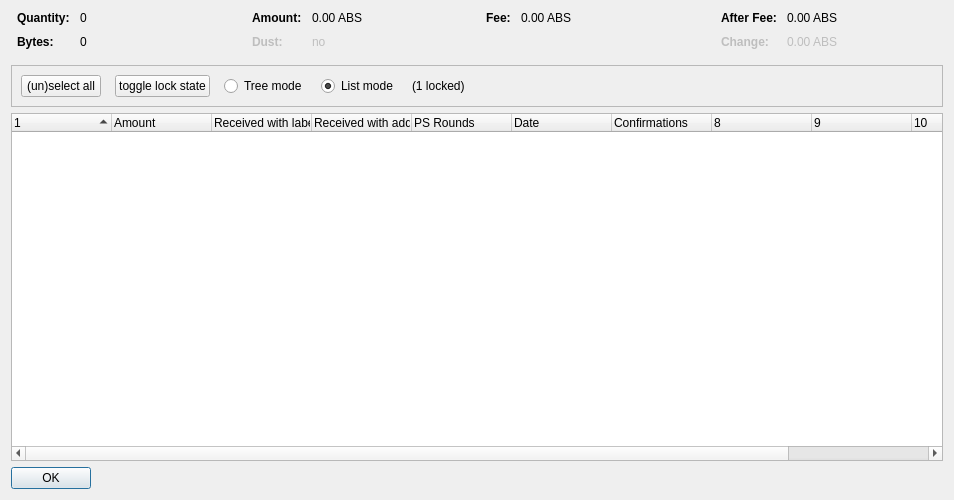
<?xml version="1.0" encoding="UTF-8"?>
<ui version="4.0">
 <class>CoinControlDialog</class>
 <widget class="QDialog" name="CoinControlDialog">
  <property name="geometry">
   <rect>
    <x>0</x>
    <y>0</y>
    <width>954</width>
    <height>500</height>
   </rect>
  </property>
  <property name="windowTitle">
   <string>Coin Selection</string>
  </property>
  <layout class="QVBoxLayout" name="verticalLayout">
   <item>
    <layout class="QHBoxLayout" name="horizontalLayoutTop" stretch="0,0,0,0">
     <property name="topMargin">
      <number>0</number>
     </property>
     <property name="bottomMargin">
      <number>10</number>
     </property>
     <item>
      <layout class="QFormLayout" name="formLayoutCoinControl1">
       <property name="horizontalSpacing">
        <number>10</number>
       </property>
       <property name="verticalSpacing">
        <number>10</number>
       </property>
       <property name="leftMargin">
        <number>6</number>
       </property>
       <property name="rightMargin">
        <number>6</number>
       </property>
       <item row="0" column="0">
        <widget class="QLabel" name="labelCoinControlQuantityText">
         <property name="font">
          <font>
           <weight>75</weight>
           <bold>true</bold>
          </font>
         </property>
         <property name="text">
          <string>Quantity:</string>
         </property>
        </widget>
       </item>
       <item row="0" column="1">
        <widget class="QLabel" name="labelCoinControlQuantity">
         <property name="cursor">
          <cursorShape>IBeamCursor</cursorShape>
         </property>
         <property name="contextMenuPolicy">
          <enum>Qt::ActionsContextMenu</enum>
         </property>
         <property name="text">
          <string notr="true">0</string>
         </property>
         <property name="textInteractionFlags">
          <set>Qt::LinksAccessibleByMouse|Qt::TextSelectableByKeyboard|Qt::TextSelectableByMouse</set>
         </property>
        </widget>
       </item>
       <item row="1" column="0">
        <widget class="QLabel" name="labelCoinControlBytesText">
         <property name="font">
          <font>
           <weight>75</weight>
           <bold>true</bold>
          </font>
         </property>
         <property name="text">
          <string>Bytes:</string>
         </property>
        </widget>
       </item>
       <item row="1" column="1">
        <widget class="QLabel" name="labelCoinControlBytes">
         <property name="cursor">
          <cursorShape>IBeamCursor</cursorShape>
         </property>
         <property name="contextMenuPolicy">
          <enum>Qt::ActionsContextMenu</enum>
         </property>
         <property name="text">
          <string notr="true">0</string>
         </property>
         <property name="textInteractionFlags">
          <set>Qt::LinksAccessibleByMouse|Qt::TextSelectableByKeyboard|Qt::TextSelectableByMouse</set>
         </property>
        </widget>
       </item>
      </layout>
     </item>
     <item>
      <layout class="QFormLayout" name="formLayoutCoinControl2">
       <property name="horizontalSpacing">
        <number>10</number>
       </property>
       <property name="verticalSpacing">
        <number>10</number>
       </property>
       <property name="leftMargin">
        <number>6</number>
       </property>
       <property name="rightMargin">
        <number>6</number>
       </property>
       <item row="0" column="0">
        <widget class="QLabel" name="labelCoinControlAmountText">
         <property name="font">
          <font>
           <weight>75</weight>
           <bold>true</bold>
          </font>
         </property>
         <property name="text">
          <string>Amount:</string>
         </property>
        </widget>
       </item>
       <item row="0" column="1">
        <widget class="QLabel" name="labelCoinControlAmount">
         <property name="cursor">
          <cursorShape>IBeamCursor</cursorShape>
         </property>
         <property name="contextMenuPolicy">
          <enum>Qt::ActionsContextMenu</enum>
         </property>
         <property name="text">
          <string notr="true">0.00 ABS</string>
         </property>
         <property name="textInteractionFlags">
          <set>Qt::LinksAccessibleByMouse|Qt::TextSelectableByKeyboard|Qt::TextSelectableByMouse</set>
         </property>
        </widget>
       </item>
       <item row="1" column="0">
        <widget class="QLabel" name="labelCoinControlLowOutputText">
         <property name="enabled">
          <bool>false</bool>
         </property>
         <property name="font">
          <font>
           <weight>75</weight>
           <bold>true</bold>
          </font>
         </property>
         <property name="text">
          <string>Dust:</string>
         </property>
        </widget>
       </item>
       <item row="1" column="1">
        <widget class="QLabel" name="labelCoinControlLowOutput">
         <property name="enabled">
          <bool>false</bool>
         </property>
         <property name="cursor">
          <cursorShape>IBeamCursor</cursorShape>
         </property>
         <property name="contextMenuPolicy">
          <enum>Qt::ActionsContextMenu</enum>
         </property>
         <property name="text">
          <string notr="true">no</string>
         </property>
         <property name="textInteractionFlags">
          <set>Qt::LinksAccessibleByMouse|Qt::TextSelectableByKeyboard|Qt::TextSelectableByMouse</set>
         </property>
        </widget>
       </item>
      </layout>
     </item>
     <item>
      <layout class="QFormLayout" name="formLayoutCoinControl3">
       <property name="horizontalSpacing">
        <number>10</number>
       </property>
       <property name="verticalSpacing">
        <number>10</number>
       </property>
       <property name="leftMargin">
        <number>6</number>
       </property>
       <property name="rightMargin">
        <number>6</number>
       </property>
       <item row="0" column="0">
        <widget class="QLabel" name="labelCoinControlFeeText">
         <property name="font">
          <font>
           <weight>75</weight>
           <bold>true</bold>
          </font>
         </property>
         <property name="text">
          <string>Fee:</string>
         </property>
        </widget>
       </item>
       <item row="0" column="1">
        <widget class="QLabel" name="labelCoinControlFee">
         <property name="cursor">
          <cursorShape>IBeamCursor</cursorShape>
         </property>
         <property name="contextMenuPolicy">
          <enum>Qt::ActionsContextMenu</enum>
         </property>
         <property name="text">
          <string notr="true">0.00 ABS</string>
         </property>
         <property name="textInteractionFlags">
          <set>Qt::LinksAccessibleByMouse|Qt::TextSelectableByKeyboard|Qt::TextSelectableByMouse</set>
         </property>
        </widget>
       </item>
      </layout>
     </item>
     <item>
      <layout class="QFormLayout" name="formLayoutCoinControl4">
       <property name="horizontalSpacing">
        <number>10</number>
       </property>
       <property name="verticalSpacing">
        <number>10</number>
       </property>
       <property name="leftMargin">
        <number>6</number>
       </property>
       <property name="rightMargin">
        <number>6</number>
       </property>
       <item row="0" column="0">
        <widget class="QLabel" name="labelCoinControlAfterFeeText">
         <property name="font">
          <font>
           <weight>75</weight>
           <bold>true</bold>
          </font>
         </property>
         <property name="text">
          <string>After Fee:</string>
         </property>
        </widget>
       </item>
       <item row="0" column="1">
        <widget class="QLabel" name="labelCoinControlAfterFee">
         <property name="cursor">
          <cursorShape>IBeamCursor</cursorShape>
         </property>
         <property name="contextMenuPolicy">
          <enum>Qt::ActionsContextMenu</enum>
         </property>
         <property name="text">
          <string notr="true">0.00 ABS</string>
         </property>
         <property name="textInteractionFlags">
          <set>Qt::LinksAccessibleByMouse|Qt::TextSelectableByKeyboard|Qt::TextSelectableByMouse</set>
         </property>
        </widget>
       </item>
       <item row="1" column="0">
        <widget class="QLabel" name="labelCoinControlChangeText">
         <property name="enabled">
          <bool>false</bool>
         </property>
         <property name="font">
          <font>
           <weight>75</weight>
           <bold>true</bold>
          </font>
         </property>
         <property name="text">
          <string>Change:</string>
         </property>
        </widget>
       </item>
       <item row="1" column="1">
        <widget class="QLabel" name="labelCoinControlChange">
         <property name="enabled">
          <bool>false</bool>
         </property>
         <property name="cursor">
          <cursorShape>IBeamCursor</cursorShape>
         </property>
         <property name="contextMenuPolicy">
          <enum>Qt::ActionsContextMenu</enum>
         </property>
         <property name="text">
          <string notr="true">0.00 ABS</string>
         </property>
         <property name="textInteractionFlags">
          <set>Qt::LinksAccessibleByMouse|Qt::TextSelectableByKeyboard|Qt::TextSelectableByMouse</set>
         </property>
        </widget>
       </item>
      </layout>
     </item>
    </layout>
   </item>
   <item>
    <widget class="QFrame" name="frame">
     <property name="minimumSize">
      <size>
       <width>0</width>
       <height>40</height>
      </size>
     </property>
     <property name="frameShape">
      <enum>QFrame::StyledPanel</enum>
     </property>
     <property name="frameShadow">
      <enum>QFrame::Sunken</enum>
     </property>
     <layout class="QHBoxLayout" name="horizontalLayout">
      <item>
       <layout class="QHBoxLayout" name="horizontalLayoutPanel" stretch="0,0,0,0,0,0">
        <property name="spacing">
         <number>14</number>
        </property>
        <item>
         <widget class="QPushButton" name="pushButtonSelectAll">
          <property name="sizePolicy">
           <sizepolicy hsizetype="Maximum" vsizetype="Fixed">
            <horstretch>0</horstretch>
            <verstretch>0</verstretch>
           </sizepolicy>
          </property>
          <property name="text">
           <string>(un)select all</string>
          </property>
          <property name="autoDefault">
           <bool>false</bool>
          </property>
         </widget>
        </item>
        <item>
         <widget class="QPushButton" name="pushButtonToggleLock">
          <property name="sizePolicy">
           <sizepolicy hsizetype="Maximum" vsizetype="Fixed">
            <horstretch>0</horstretch>
            <verstretch>0</verstretch>
           </sizepolicy>
          </property>
          <property name="text">
           <string>toggle lock state</string>
          </property>
          <property name="autoDefault">
           <bool>false</bool>
          </property>
         </widget>
        </item>
        <item>
         <widget class="QRadioButton" name="radioTreeMode">
          <property name="sizePolicy">
           <sizepolicy hsizetype="Maximum" vsizetype="Fixed">
            <horstretch>0</horstretch>
            <verstretch>0</verstretch>
           </sizepolicy>
          </property>
          <property name="text">
           <string>Tree mode</string>
          </property>
         </widget>
        </item>
        <item>
         <widget class="QRadioButton" name="radioListMode">
          <property name="sizePolicy">
           <sizepolicy hsizetype="Maximum" vsizetype="Fixed">
            <horstretch>0</horstretch>
            <verstretch>0</verstretch>
           </sizepolicy>
          </property>
          <property name="text">
           <string>List mode</string>
          </property>
          <property name="checked">
           <bool>true</bool>
          </property>
         </widget>
        </item>
        <item>
         <widget class="QLabel" name="labelLocked">
          <property name="text">
           <string>(1 locked)</string>
          </property>
         </widget>
        </item>
        <item>
         <spacer name="horizontalSpacer">
          <property name="orientation">
           <enum>Qt::Horizontal</enum>
          </property>
          <property name="sizeHint" stdset="0">
           <size>
            <width>40</width>
            <height>20</height>
           </size>
          </property>
         </spacer>
        </item>
       </layout>
      </item>
     </layout>
    </widget>
   </item>
   <item>
    <widget class="CoinControlTreeWidget" name="treeWidget">
     <property name="contextMenuPolicy">
      <enum>Qt::CustomContextMenu</enum>
     </property>
     <property name="sortingEnabled">
      <bool>false</bool>
     </property>
     <property name="columnCount">
      <number>11</number>
     </property>
     <attribute name="headerShowSortIndicator" stdset="0">
      <bool>true</bool>
     </attribute>
     <attribute name="headerStretchLastSection">
      <bool>false</bool>
     </attribute>
     <column>
      <property name="text">
       <string/>
      </property>
     </column>
     <column>
      <property name="text">
       <string>Amount</string>
      </property>
     </column>
     <column>
      <property name="text">
       <string>Received with label</string>
      </property>
     </column>
     <column>
      <property name="text">
       <string>Received with address</string>
      </property>
     </column>
     <column>
      <property name="text">
       <string>PS Rounds</string>
      </property>
     </column>
     <column>
      <property name="text">
       <string>Date</string>
      </property>
     </column>
     <column>
      <property name="text">
       <string>Confirmations</string>
      </property>
      <property name="toolTip">
       <string>Confirmed</string>
      </property>
     </column>
     <column>
      <property name="text">
       <string/>
      </property>
     </column>
     <column>
      <property name="text">
       <string/>
      </property>
     </column>
     <column>
      <property name="text">
       <string/>
      </property>
     </column>
     <column>
      <property name="text">
       <string/>
      </property>
     </column>
    </widget>
   </item>
   <item>
    <widget class="QDialogButtonBox" name="buttonBox">
     <property name="sizePolicy">
      <sizepolicy hsizetype="Maximum" vsizetype="Fixed">
       <horstretch>0</horstretch>
       <verstretch>0</verstretch>
      </sizepolicy>
     </property>
     <property name="orientation">
      <enum>Qt::Horizontal</enum>
     </property>
     <property name="standardButtons">
      <set>QDialogButtonBox::Ok</set>
     </property>
    </widget>
   </item>
  </layout>
 </widget>
 <customwidgets>
  <customwidget>
   <class>CoinControlTreeWidget</class>
   <extends>QTreeWidget</extends>
   <header>coincontroltreewidget.h</header>
  </customwidget>
 </customwidgets>
 <resources/>
 <connections/>
</ui>
